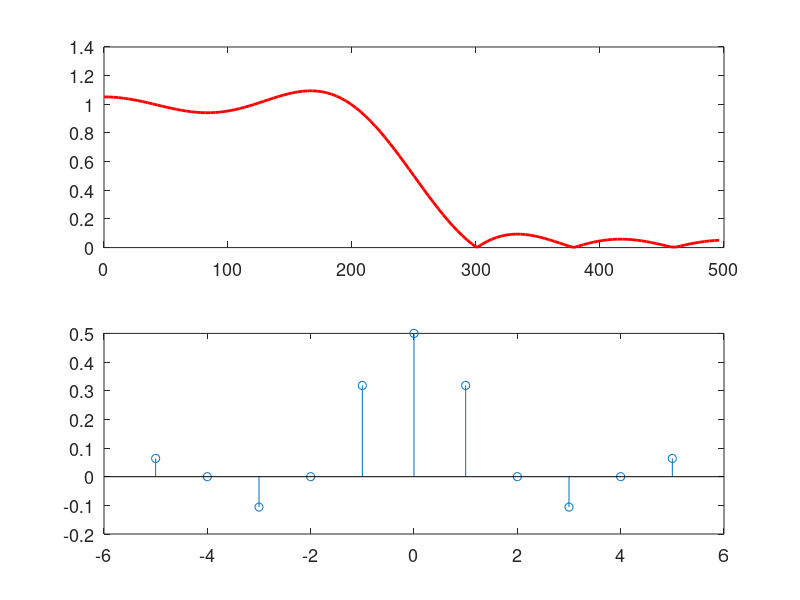

Write the MATLAB code that produced this figure.
% file: e9_3_LP.m  % brickwall discrete lowpass filter, Hamming windowed
clear; close all; set(0,'defaultAxesFontSize',13);
L = 5;      % impulse response is of length 2*L+1, noncausal
fc = 250;    % corner (cutoff) frequency (actually is where |H(f)|=0.5, not 0.707)
S = 1000;    % sampling rate
Lw = 256;    % window length for FFT
n = [-L:L];
h = sin(2*pi*fc/S*n)./(n*pi);   % set impulse response to sinc
h(L+1) = 2*fc/S;                % force middle n=0 value of sinc (instead of 0/0)
%h = h.*(0.54+0.46*cos(pi*n/L)); % multiply impulse response by Hamming window
f = S*[0:Lw/2-1]/Lw;            % frequencies for plot
FH = fft(h, Lw);                % get spectrum via FFT
FH = abs(FH(1:Lw/2));           % one-sided spectrum

subplot(2,1,1), plot(f,FH,'r', 'linewidth',2),%grid minor,title('Frequency response |H(f)|'),xlabel('f (Hz)')
subplot(2,1,2), stem(n,h)%,grid minor,title('Impulse response h[n]'),xlabel('n')
